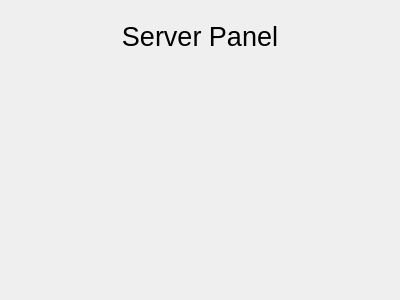
<?xml version="1.0" encoding="UTF-8"?>
<ui version="4.0">
 <class>MainWindow</class>
 <widget class="QMainWindow" name="MainWindow">
  <property name="geometry">
   <rect>
    <x>0</x>
    <y>0</y>
    <width>400</width>
    <height>300</height>
   </rect>
  </property>
  <property name="windowTitle">
   <string>Iotivity Server Panel</string>
  </property>
  <widget class="QWidget" name="centralWidget">
   <layout class="QVBoxLayout" name="verticalLayout_2">
    <item>
     <widget class="QLabel" name="label">
      <property name="minimumSize">
       <size>
        <width>0</width>
        <height>50</height>
       </size>
      </property>
      <property name="font">
       <font>
        <pointsize>20</pointsize>
       </font>
      </property>
      <property name="text">
       <string>Server Panel</string>
      </property>
      <property name="alignment">
       <set>Qt::AlignCenter</set>
      </property>
     </widget>
    </item>
    <item>
     <spacer name="verticalSpacer">
      <property name="orientation">
       <enum>Qt::Vertical</enum>
      </property>
      <property name="sizeHint" stdset="0">
       <size>
        <width>20</width>
        <height>40</height>
       </size>
      </property>
     </spacer>
    </item>
   </layout>
  </widget>
 </widget>
 <layoutdefault spacing="6" margin="11"/>
 <resources/>
 <connections/>
</ui>
